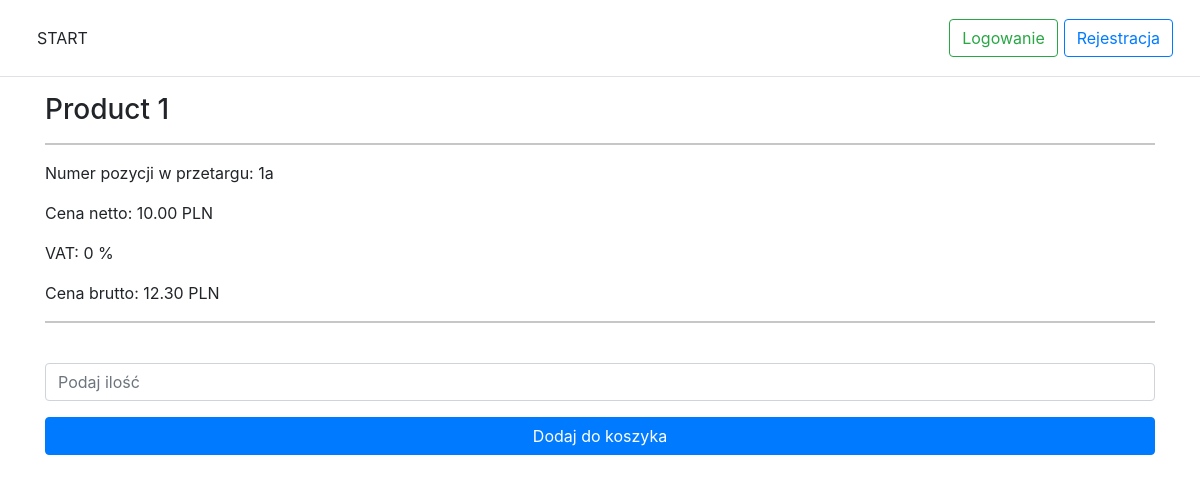
Page /pages/single-product.php?id=2 on the earlier database version.
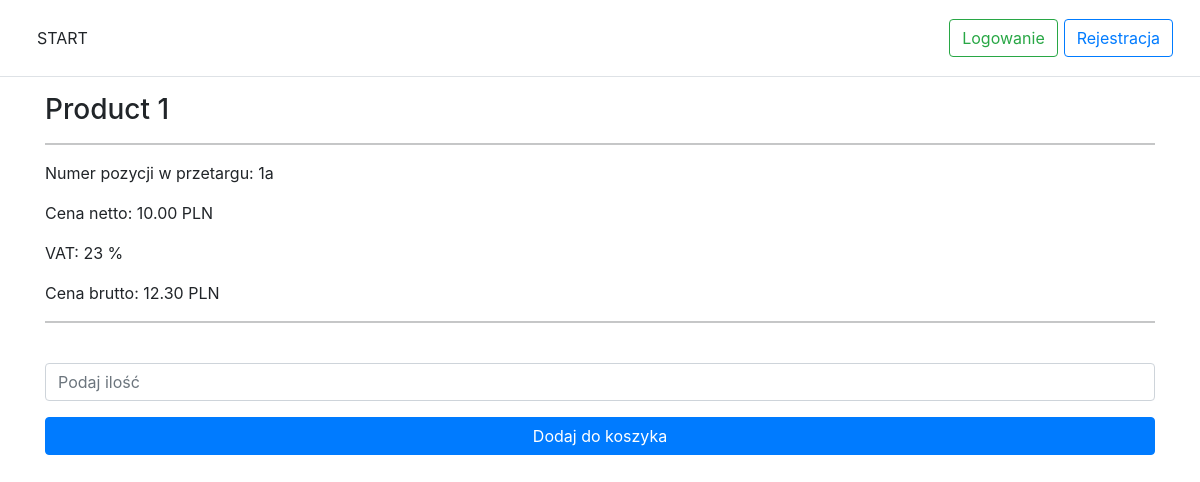
Same page on the later database version.
### tables this page shows
CREATE TABLE `products`
(
    `id`             int(11) AUTO_INCREMENT PRIMARY KEY NOT NULL,
    `auction_number` varchar(255)                       NOT NULL,
    `name`           varchar(255)                       NOT NULL,
    `description`    varchar(1000)                      NOT NULL,
    `nett_price`     decimal(10, 2)                     NOT NULL,
    `vat`            int(11)                            NOT NULL,
    `gross_price`    decimal(10, 2)                     NOT NULL,
    `optima_code`    varchar(255),
    `ean`            varchar(255)
);

### pages/single-product.php (the view, shortened to what this page needs)
<!doctype html>
<html lang="pl">
<head>
    <?php include_once('../static/elements/head.inc.php'); ?>
</head>
<body>
<header>
    <?php include_once('../static/elements/header.php') ?>
</header>
<div class="container">
    <?php
    if (isset($_GET['id'])) {
        include_once '../classes/dbh.classes.php';
        $id = $_GET['id'];
        $sql = ("SELECT * FROM products WHERE id = '$id';");
        $result = mysqli_query($connection, $sql);
        $resultCheck = mysqli_num_rows($result);
        if ($resultCheck > 0) {
            $product = mysqli_fetch_assoc($result); ?>
            <form>
                <h3><?= $product['name'] ?></h3>
                <hr>
                <p>Numer pozycji w przetargu: <?= $product['auction_number'] ?></p>
                <p>Cena netto: <?= $product['nett_price'] ?> PLN</p>
                <p>VAT: <?= $product['vat'] ?> %</p>
                <p>Cena brutto: <?= $product['gross_price'] ?> PLN</p>
                <hr>
                <div class="form-group">
                    <input type="number" class="form-control" id="quantity" placeholder="Podaj ilość">
                </div>
                <button type="submit" class="btn btn-primary btn-block">Dodaj do koszyka</button>
            </form>
        <?php } else {
            echo('<div class="alert alert-danger text-center" role="alert">Nie odnaleziono produktu</div>');
        }
    }
    ?>
</div>
</body>
</html>

Differences in the rows shown:
changed products "Product 1": vat "0" → "23"
